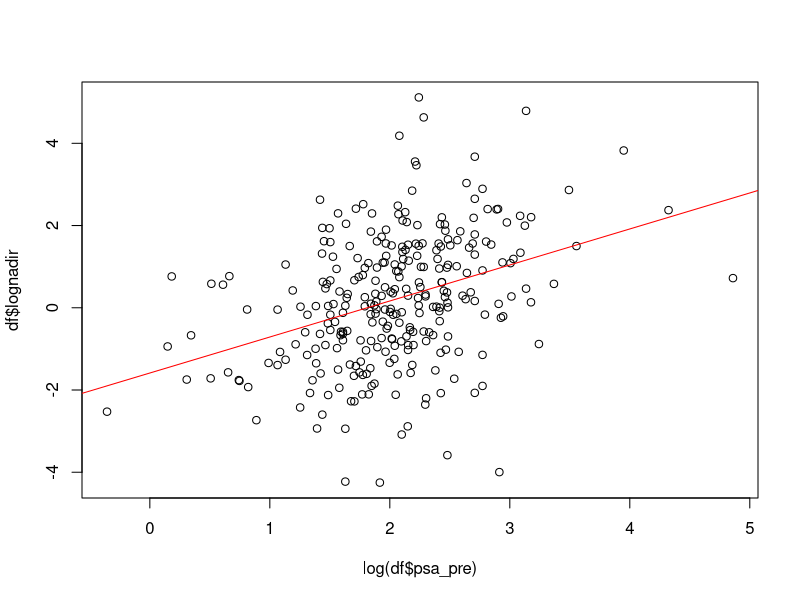

The R source for this figure: (Note: this script raises an error after producing the figure.)
df = read.table("prostateHIFU.txt",h=T)
plot(log(df$psa_pre),df$lognadir)

logpsa = log(df$psa_pre)
lognadir = df$lognadir
lm1 = lm(lognadir~logpsa)
summary(lm1)
abline(lm1,col="red")

lm2 = lm(lognadir~df$ln_psa_quant)
lm3 = lm(lognadir~as.numeric(df$ln_psa_quant))

summary(lm2)
summary(lm3)

# les modeles lm2 et lm3 sont emboites, on peut les comparer par scer
anova(lm2,lm3)
# pvalue superieure a 5% : modeles non differents
# on privilegie donc le modele lineaire
